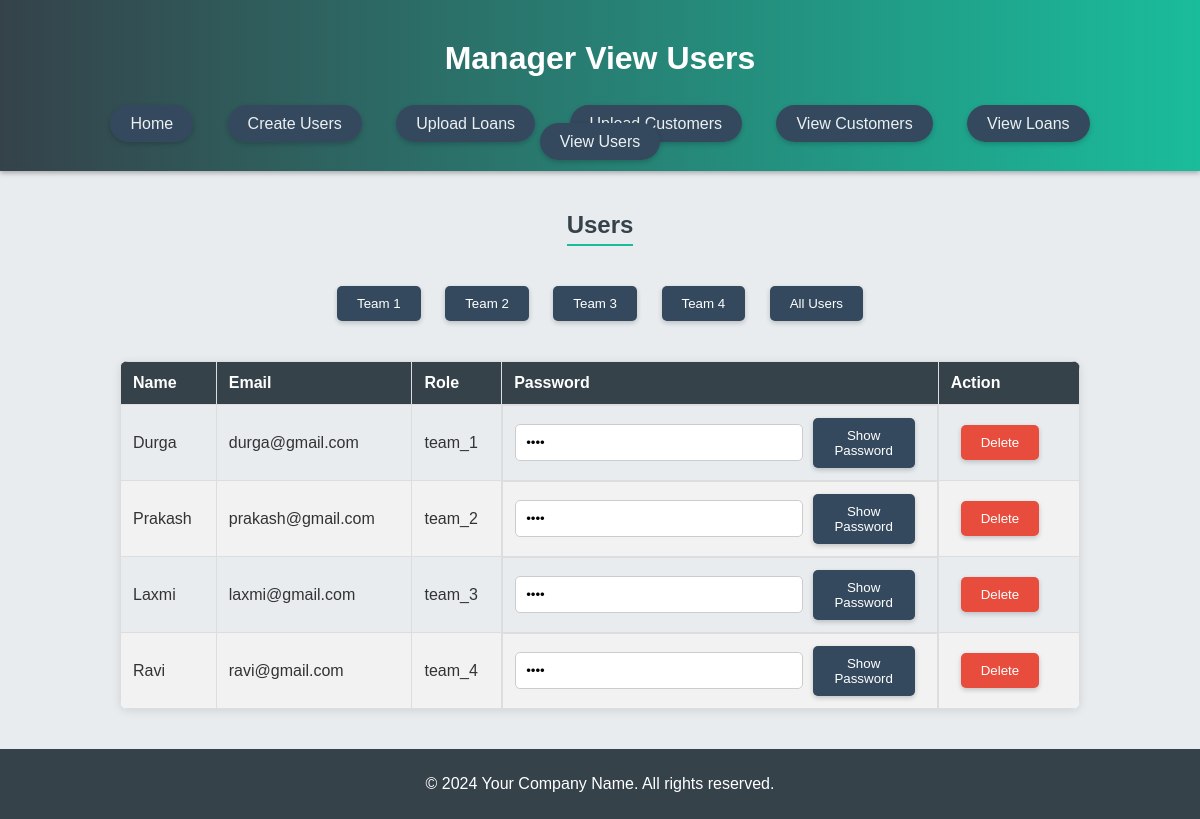
The page /manager_view-users/ on the database its author committed.
### dashboard/models.py (models this page shows)
class CustomUser(AbstractUser):
    ROLE_CHOICES = [
        ('team_1', 'Team 1'),
        ('team_2', 'Team 2'),
        ('team_3', 'Team 3'),
        ('team_4', 'Team 4'),
        ('super_admin', 'Super Admin'),
    ]
    role = models.CharField(max_length=20, choices=ROLE_CHOICES)
    original_password = models.CharField(max_length=255, blank=False, null=True)  # For storing original passwords temporarily

### dashboard/views.py (the view)
# urls.py: path('manager_view-users/', manager_view_users, name='manager_view_users'),
def manager_view_users(request):
    users = CustomUser.objects.filter(role__in=['team_1', 'team_2', 'team_3', 'team_4'])
    return render(request, 'manager_view_users.html', {'users': users})

### templates/manager_view_users.html (shortened to what this page needs)
<!DOCTYPE html>
<html lang="en">
<head>
</head>
<body>
    <header>
        <h1>Manager View Users</h1> <br>
        <nav>
            <ul>
                <li><a href="{% url 'team_4_dashboard' %}">Home</a></li>
                <li><a href="{% url 'manager_create_users' %}">Create Users</a></li>
                <li><a href="{% url 'upload_loan_details' %}">Upload Loans</a></li>
                <li><a href="{% url 'upload_customer_details' %}">Upload Customers</a></li>
                <li><a href="{% url 'manager_view_customers' %}">View Customers</a></li>
                <li><a href="{% url 'manager_view_loans' %}">View Loans</a></li>
                <li><a href="{% url 'manager_view_users' %}">View Users</a></li>
            </ul>
        </nav>
    </header>
    <div class="container">
        <h2>Users</h2>
        <div class="button-container">
            <button class="button" onclick="filterUsers('team_1')">Team 1</button>
            <button class="button" onclick="filterUsers('team_2')">Team 2</button>
            <button class="button" onclick="filterUsers('team_3')">Team 3</button>
            <button class="button" onclick="filterUsers('team_4')">Team 4</button>
            <button class="button" onclick="filterUsers('all')">All Users</button>
        </div>
        <table id="user-table">
            <thead>
                <tr>
                    <th>Name</th>
                    <th>Email</th>
                    <th>Role</th>
                    <th>Password</th>
                    <th>Action</th>
                </tr>
            </thead>
            <tbody>
                {% for user in users %}
                <tr class="user-row" data-role="{{ user.role }}">
                    <td>{{ user.username }}</td>
                    <td>{{ user.email }}</td>
                    <td>
                        {% if user.role %} {{ user.role }} {% elif user.is_superuser %} Superuser {% else %} N/A {% endif %}
                    </td>
                    <td class="password-container">
                        <input type="password" class="password-field" id="password-field-{{ forloop.counter0 }}" value="{{ user.original_password }}" readonly>
                        <button class="button" onclick="togglePassword({{ forloop.counter0 }}, this)">Show Password</button>
                    </td>
                    <td>
                        <form action="{% url 'manager_delete_user' user.id %}" method="post" style="display:inline;">
                            <button type="submit" class="button" style="background-color: #e74c3c;">Delete</button>
                        </form>
                    </td>
                </tr>
                {% empty %}
                <tr>
                    <td colspan="5" style="text-align: center;">No users available.</td>
                </tr>
                {% endfor %}
            </tbody>
        </table>
    </div>
    <footer>
        <p>&copy; 2024 Your Company Name. All rights reserved.</p>
    </footer>
</body>
</html>

### templates/manager_view_users.html (style rules this page uses)
body { font-family: 'Arial', sans-serif; background-color: #e9ecef; margin: 0; padding: 0; display: flex; flex-direction: column; min-height: 100vh; color: #333; }
header { background: linear-gradient(90deg, #35424a, #1abc9c); padding: 20px; color: white; text-align: center; box-shadow: 0 2px 5px rgba(0, 0, 0, 0.3); }
nav ul { padding: 0; list-style: none; text-align: center; margin: 0; }
nav ul li { display: inline-block; margin: 0 15px; }
nav ul li a { color: #ecf0f1; text-decoration: none; padding: 10px 20px; border-radius: 30px; background-color: #34495e; transition: background 0.3s ease; box-shadow: 0 2px 5px rgba(0, 0, 0, 0.2); }
.container { width: 80%; margin: 20px auto; flex-grow: 1; display: flex; flex-direction: column; align-items: center; }
h1 { margin: 20px 0; color: #ffffff; }
h2 { margin-top: 20px; color: #35424a; font-size: 1.5em; border-bottom: 2px solid #1abc9c; padding-bottom: 5px; }
.button-container { margin: 20px 0; }
.button { padding: 10px 20px; background-color: #34495e; color: white; border: none; border-radius: 5px; cursor: pointer; margin: 0 10px; transition: background 0.3s ease; box-shadow: 0 2px 5px rgba(0, 0, 0, 0.2); }
table { width: 100%; border-collapse: collapse; margin-top: 20px; box-shadow: 0 2px 10px rgba(0, 0, 0, 0.1); border-radius: 8px; overflow: hidden; }
th, td { border: 1px solid #dddddd; padding: 12px; text-align: left; }
th { background: #35424a; color: white; }
tr:nth-child(even) { background-color: #f2f2f2; }
footer { background-color: #35424a; color: white; text-align: center; padding: 10px; margin-top: 20px; }
.password-field { width: 100%; padding: 10px; border: 1px solid #cccccc; border-radius: 5px; }
.password-container { display: flex; align-items: center; }
.password-container button { margin-left: 10px; }

### rows shown on the page
CustomUser: username "Durga", email "durga@gmail.com", role "team_1"
CustomUser: username "Prakash", email "prakash@gmail.com", role "team_2"
CustomUser: username "Laxmi", email "laxmi@gmail.com", role "team_3"
CustomUser: username "Ravi", email "ravi@gmail.com", role "team_4"
